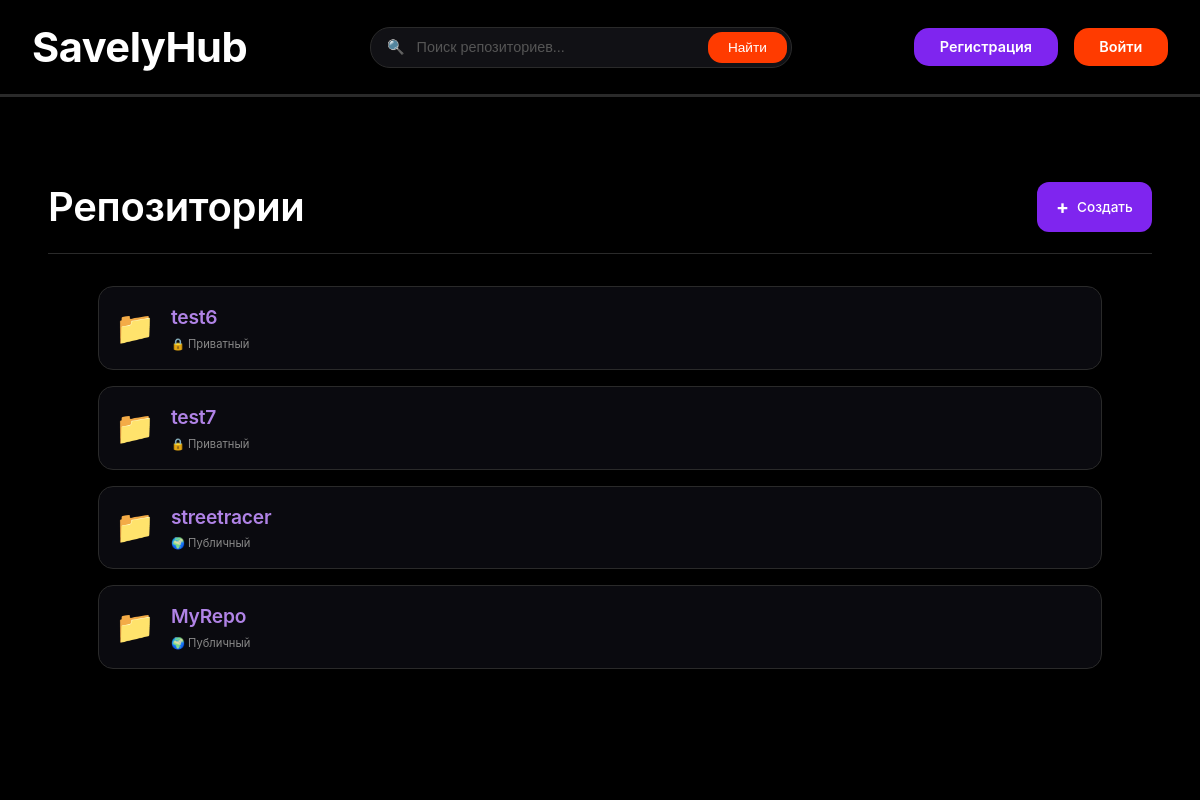
The page /ArtemSavely on the database its author committed.
### app/models/repository.py (models this page shows)
class Repository(db.Model):
    id = db.Column(db.Integer, primary_key=True)
    name = db.Column(db.String(100), nullable=False)
    about = db.Column(db.Text, nullable=True, default='')
    private = db.Column(db.Boolean, nullable=False, default=False)
    created_at = db.Column(db.DateTime, nullable=False, default=db.func.now())
    owner_id = db.Column(db.Integer, db.ForeignKey('user.id'), nullable=False)
    owner = db.relationship("User", back_populates="repositories")
    permissions = db.relationship("Permission", back_populates="repository")

### app/web/pages.py (the view)
@blueprint.route('/<username>')
def user_repos(username):
    user_service = UserService()
    user = user_service.get_user_by_name(username)
    return render_template("user_repos.html", user=user)

### app/repository/user_repository.py (called while the page is built)
    def get_by_username(self, username):
        return db.session.query(User).filter(User.username == username).first()

### app/services/user_service.py (called while the page is built)
    def get_user_by_name(self, username):
        return self.user_repo.get_by_username(username)

### app/templates/user_repos.html (shortened to what this page needs)
{% extends "base.html" %}
{% block content %}
<div class="repos-container">
    <div class="repos-header">
        <h1 class="repos-title">Репозитории</h1>
        <a href="{{ url_for('web.create_repository') }}" class="create-btn">
            <span class="plus-icon">+</span>
            Создать
        </a>
    </div>
    {% if user.repositories %}
        <div class="repos-grid">
            {% for repo in user.repositories %}
            <div class="repo-card">
                <a href="{{ url_for('web.repo_tree', username=user.username, repo_name=repo.name, filepath='') }}" class="repo-link">
                    <div class="repo-icon">📁</div>
                    <div class="repo-info">
                        <h3 class="repo-name">{{ repo.name }}</h3>
                        <div class="repo-meta">
                            <span class="repo-visibility">
                                {% if repo.private %}
                                    🔒 Приватный
                                {% else %}
                                    🌍 Публичный
                                {% endif %}
                            </span>
                        </div>
                    </div>
                </a>
            </div>
            {% endfor %}
        </div>
    {% endif %}
</div>
{% endblock %}

### app/static/css/style.css (style rules this page uses)
* { margin: 0; padding: 0; box-sizing: border-box; }
body { background-color: #000000; font-family: -apple-system, BlinkMacSystemFont, 'Segoe UI', 'Inter', monospace; color: #e0e0e0; line-height: 1.5; min-height: 100%; display: flex; flex-direction: column; }

### app/static/css/user_repos.css (style rules this page uses)
.repos-container { min-width: 100vw; text-align: left; align-items: start; padding: 2rem 3rem; }
.repos-header { display: flex; justify-content: space-between; align-items: center; margin-bottom: 2rem; padding-bottom: 1rem; border-bottom: 1px solid #2a2a2a; }
.repos-title { font-size: 2.5rem; font-weight: 600; color: #ffffff; letter-spacing: -0.3px; margin: 0; }
.create-btn { min-width: 100px; min-height: 50px; display: inline-flex; align-items: center; gap: 0.5rem; background: #7f25ef; color: #ffffff; padding: 0.5rem 1.2rem; border-radius: 12px; text-decoration: none; font-size: 0.85rem; font-weight: 500; transition: all 0.2s ease; }
.plus-icon { font-size: 1.2rem; font-weight: bold; }
.repos-grid { margin-bottom: 2rem; display: grid; grid-template-columns: repeat(auto-fill, minmax(280px, 1fr)); gap: 1rem; grid-template-columns: 1fr; }
.repo-card { background: #0a0a0f; border: 1px solid #2a2a2a; border-radius: 15px; transition: all 0.2s ease; min-width: 600px; margin-left: 50px; margin-right: 50px; text-align: start; }
.repo-link { display: flex; align-items: center; gap: 1rem; padding: 1rem; text-decoration: none; color: inherit; }
.repo-icon { font-size: 2rem; flex-shrink: 0; }
.repo-info { flex: 1; min-width: 0; }
.repo-name { font-size: 1.2rem; font-weight: 600; color: #b083e6; margin: 0 0 0.25rem 0; overflow: hidden; text-overflow: ellipsis; white-space: nowrap; letter-spacing: -0.2px; }
.repo-meta { display: flex; align-items: center; gap: 0.75rem; flex-wrap: wrap; }
.repo-visibility { font-size: 0.7rem; color: #888888; }

### rows shown on the page
Repository: name "test6", private "🔒 Приватный"
Repository: name "test7", private "🔒 Приватный"
Repository: name "streetracer", private "🌍 Публичный"
Repository: name "MyRepo", private "🌍 Публичный"
